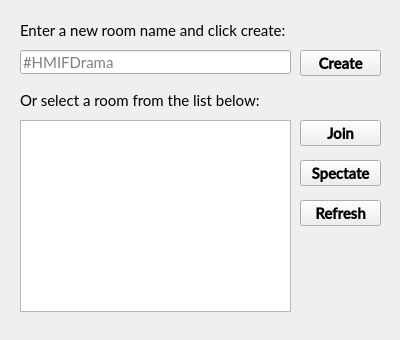
<?xml version="1.0" encoding="UTF-8"?>
<ui version="4.0">
 <class>lobby</class>
 <widget class="QMainWindow" name="lobby">
  <property name="geometry">
   <rect>
    <x>0</x>
    <y>0</y>
    <width>400</width>
    <height>340</height>
   </rect>
  </property>
  <property name="sizePolicy">
   <sizepolicy hsizetype="Fixed" vsizetype="Fixed">
    <horstretch>0</horstretch>
    <verstretch>0</verstretch>
   </sizepolicy>
  </property>
  <property name="minimumSize">
   <size>
    <width>400</width>
    <height>340</height>
   </size>
  </property>
  <property name="maximumSize">
   <size>
    <width>400</width>
    <height>340</height>
   </size>
  </property>
  <property name="windowTitle">
   <string>Enter a room</string>
  </property>
  <property name="windowIcon">
   <iconset>
    <normaloff>../../res/icon.png</normaloff>../../res/icon.png</iconset>
  </property>
  <widget class="QWidget" name="centralwidget">
   <widget class="QLabel" name="labelCreateRoom">
    <property name="geometry">
     <rect>
      <x>20</x>
      <y>20</y>
      <width>271</width>
      <height>20</height>
     </rect>
    </property>
    <property name="font">
     <font>
      <family>Lato</family>
      <pointsize>11</pointsize>
     </font>
    </property>
    <property name="text">
     <string>Enter a new room name and click create:</string>
    </property>
   </widget>
   <widget class="QLabel" name="labelJoinRoom">
    <property name="geometry">
     <rect>
      <x>20</x>
      <y>90</y>
      <width>271</width>
      <height>20</height>
     </rect>
    </property>
    <property name="font">
     <font>
      <family>Lato</family>
      <pointsize>11</pointsize>
     </font>
    </property>
    <property name="text">
     <string>Or select a room from the list below:</string>
    </property>
   </widget>
   <widget class="QLineEdit" name="textCreateRoom">
    <property name="geometry">
     <rect>
      <x>20</x>
      <y>50</y>
      <width>271</width>
      <height>24</height>
     </rect>
    </property>
    <property name="font">
     <font>
      <family>Lato</family>
      <pointsize>11</pointsize>
     </font>
    </property>
    <property name="placeholderText">
     <string>#HMIFDrama</string>
    </property>
   </widget>
   <widget class="QPushButton" name="buttonCreateRoom">
    <property name="geometry">
     <rect>
      <x>300</x>
      <y>50</y>
      <width>81</width>
      <height>26</height>
     </rect>
    </property>
    <property name="font">
     <font>
      <family>Lato Semibold</family>
      <pointsize>11</pointsize>
      <weight>75</weight>
      <bold>true</bold>
     </font>
    </property>
    <property name="text">
     <string>Create</string>
    </property>
   </widget>
   <widget class="QListWidget" name="listRoom">
    <property name="geometry">
     <rect>
      <x>20</x>
      <y>120</y>
      <width>271</width>
      <height>192</height>
     </rect>
    </property>
   </widget>
   <widget class="QPushButton" name="buttonJoinRoom">
    <property name="geometry">
     <rect>
      <x>300</x>
      <y>120</y>
      <width>81</width>
      <height>26</height>
     </rect>
    </property>
    <property name="font">
     <font>
      <family>Lato Semibold</family>
      <pointsize>11</pointsize>
      <weight>75</weight>
      <bold>true</bold>
     </font>
    </property>
    <property name="text">
     <string>Join</string>
    </property>
   </widget>
   <widget class="QPushButton" name="buttonSpectate">
    <property name="geometry">
     <rect>
      <x>300</x>
      <y>160</y>
      <width>81</width>
      <height>26</height>
     </rect>
    </property>
    <property name="font">
     <font>
      <family>Lato Semibold</family>
      <pointsize>11</pointsize>
      <weight>75</weight>
      <bold>true</bold>
     </font>
    </property>
    <property name="text">
     <string>Spectate</string>
    </property>
   </widget>
   <widget class="QPushButton" name="buttonRefreshRoom">
    <property name="geometry">
     <rect>
      <x>300</x>
      <y>200</y>
      <width>81</width>
      <height>26</height>
     </rect>
    </property>
    <property name="font">
     <font>
      <family>Lato Semibold</family>
      <pointsize>11</pointsize>
      <weight>75</weight>
      <bold>true</bold>
     </font>
    </property>
    <property name="text">
     <string>Refresh</string>
    </property>
   </widget>
  </widget>
 </widget>
 <resources/>
 <connections/>
</ui>
